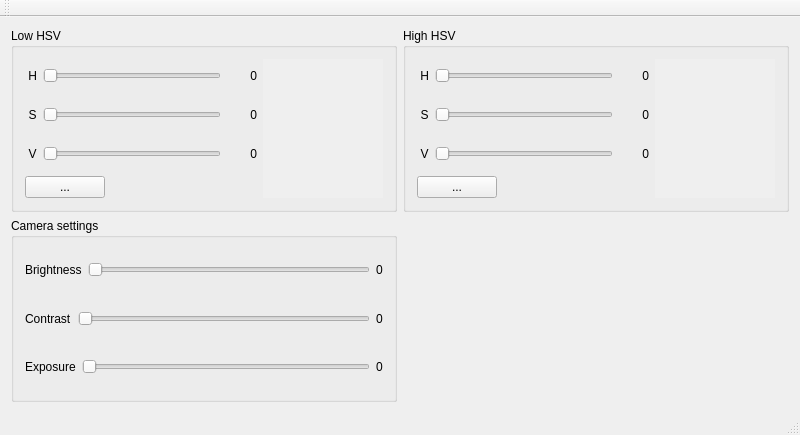
<?xml version="1.0" encoding="UTF-8"?>
<ui version="4.0">
 <class>MainWindow</class>
 <widget class="QMainWindow" name="MainWindow">
  <property name="geometry">
   <rect>
    <x>0</x>
    <y>0</y>
    <width>800</width>
    <height>435</height>
   </rect>
  </property>
  <property name="windowTitle">
   <string>MainWindow</string>
  </property>
  <widget class="QWidget" name="centralWidget">
   <layout class="QGridLayout" name="gridLayout_4">
    <item row="0" column="0">
     <widget class="QGroupBox" name="groupBox">
      <property name="title">
       <string>Low HSV</string>
      </property>
      <layout class="QGridLayout" name="gridLayout">
       <item row="0" column="0">
        <layout class="QHBoxLayout" name="horizontalLayout">
         <item>
          <widget class="QLabel" name="label1">
           <property name="text">
            <string> H</string>
           </property>
           <property name="alignment">
            <set>Qt::AlignCenter</set>
           </property>
          </widget>
         </item>
         <item>
          <widget class="QSlider" name="lowh">
           <property name="layoutDirection">
            <enum>Qt::LeftToRight</enum>
           </property>
           <property name="maximum">
            <number>180</number>
           </property>
           <property name="tracking">
            <bool>true</bool>
           </property>
           <property name="orientation">
            <enum>Qt::Horizontal</enum>
           </property>
           <property name="invertedAppearance">
            <bool>false</bool>
           </property>
          </widget>
         </item>
         <item>
          <widget class="QLabel" name="label">
           <property name="sizePolicy">
            <sizepolicy hsizetype="Minimum" vsizetype="Preferred">
             <horstretch>0</horstretch>
             <verstretch>0</verstretch>
            </sizepolicy>
           </property>
           <property name="minimumSize">
            <size>
             <width>30</width>
             <height>0</height>
            </size>
           </property>
           <property name="baseSize">
            <size>
             <width>30</width>
             <height>0</height>
            </size>
           </property>
           <property name="text">
            <string>0</string>
           </property>
           <property name="alignment">
            <set>Qt::AlignRight|Qt::AlignTrailing|Qt::AlignVCenter</set>
           </property>
          </widget>
         </item>
        </layout>
       </item>
       <item row="0" column="1" rowspan="4">
        <widget class="QWidget" name="displayL" native="true">
         <property name="minimumSize">
          <size>
           <width>120</width>
           <height>80</height>
          </size>
         </property>
         <property name="autoFillBackground">
          <bool>true</bool>
         </property>
        </widget>
       </item>
       <item row="1" column="0">
        <layout class="QHBoxLayout" name="horizontalLayout_3">
         <item>
          <widget class="QLabel" name="lo">
           <property name="text">
            <string> S</string>
           </property>
           <property name="alignment">
            <set>Qt::AlignCenter</set>
           </property>
          </widget>
         </item>
         <item>
          <widget class="QSlider" name="lows">
           <property name="maximum">
            <number>255</number>
           </property>
           <property name="orientation">
            <enum>Qt::Horizontal</enum>
           </property>
          </widget>
         </item>
         <item>
          <widget class="QLabel" name="label_5">
           <property name="sizePolicy">
            <sizepolicy hsizetype="Minimum" vsizetype="Preferred">
             <horstretch>0</horstretch>
             <verstretch>0</verstretch>
            </sizepolicy>
           </property>
           <property name="minimumSize">
            <size>
             <width>30</width>
             <height>0</height>
            </size>
           </property>
           <property name="baseSize">
            <size>
             <width>30</width>
             <height>0</height>
            </size>
           </property>
           <property name="text">
            <string>0</string>
           </property>
           <property name="alignment">
            <set>Qt::AlignRight|Qt::AlignTrailing|Qt::AlignVCenter</set>
           </property>
          </widget>
         </item>
        </layout>
       </item>
       <item row="2" column="0">
        <layout class="QHBoxLayout" name="horizontalLayout_5">
         <item>
          <widget class="QLabel" name="label_10">
           <property name="text">
            <string> V</string>
           </property>
           <property name="alignment">
            <set>Qt::AlignCenter</set>
           </property>
          </widget>
         </item>
         <item>
          <widget class="QSlider" name="lowv">
           <property name="maximum">
            <number>255</number>
           </property>
           <property name="orientation">
            <enum>Qt::Horizontal</enum>
           </property>
          </widget>
         </item>
         <item>
          <widget class="QLabel" name="label_9">
           <property name="sizePolicy">
            <sizepolicy hsizetype="Minimum" vsizetype="Preferred">
             <horstretch>0</horstretch>
             <verstretch>0</verstretch>
            </sizepolicy>
           </property>
           <property name="minimumSize">
            <size>
             <width>30</width>
             <height>0</height>
            </size>
           </property>
           <property name="baseSize">
            <size>
             <width>30</width>
             <height>0</height>
            </size>
           </property>
           <property name="text">
            <string>0</string>
           </property>
           <property name="alignment">
            <set>Qt::AlignRight|Qt::AlignTrailing|Qt::AlignVCenter</set>
           </property>
          </widget>
         </item>
        </layout>
       </item>
       <item row="3" column="0">
        <layout class="QHBoxLayout" name="horizontalLayout_7">
         <item>
          <widget class="QPushButton" name="pushButton">
           <property name="text">
            <string>...</string>
           </property>
          </widget>
         </item>
         <item>
          <spacer name="horizontalSpacer">
           <property name="orientation">
            <enum>Qt::Horizontal</enum>
           </property>
           <property name="sizeHint" stdset="0">
            <size>
             <width>40</width>
             <height>20</height>
            </size>
           </property>
          </spacer>
         </item>
        </layout>
       </item>
      </layout>
     </widget>
    </item>
    <item row="0" column="1">
     <widget class="QGroupBox" name="groupBox_2">
      <property name="title">
       <string>High HSV</string>
      </property>
      <layout class="QGridLayout" name="gridLayout_2">
       <item row="0" column="0">
        <layout class="QHBoxLayout" name="horizontalLayout_2">
         <item>
          <widget class="QLabel" name="label_4">
           <property name="text">
            <string> H</string>
           </property>
           <property name="alignment">
            <set>Qt::AlignCenter</set>
           </property>
          </widget>
         </item>
         <item>
          <widget class="QSlider" name="highh">
           <property name="maximum">
            <number>179</number>
           </property>
           <property name="orientation">
            <enum>Qt::Horizontal</enum>
           </property>
          </widget>
         </item>
         <item>
          <widget class="QLabel" name="label_3">
           <property name="sizePolicy">
            <sizepolicy hsizetype="Minimum" vsizetype="Preferred">
             <horstretch>0</horstretch>
             <verstretch>0</verstretch>
            </sizepolicy>
           </property>
           <property name="minimumSize">
            <size>
             <width>30</width>
             <height>0</height>
            </size>
           </property>
           <property name="baseSize">
            <size>
             <width>30</width>
             <height>0</height>
            </size>
           </property>
           <property name="text">
            <string>0</string>
           </property>
           <property name="alignment">
            <set>Qt::AlignRight|Qt::AlignTrailing|Qt::AlignVCenter</set>
           </property>
          </widget>
         </item>
        </layout>
       </item>
       <item row="0" column="1" rowspan="4">
        <widget class="QWidget" name="displayH" native="true">
         <property name="minimumSize">
          <size>
           <width>120</width>
           <height>80</height>
          </size>
         </property>
         <property name="autoFillBackground">
          <bool>true</bool>
         </property>
        </widget>
       </item>
       <item row="1" column="0">
        <layout class="QHBoxLayout" name="horizontalLayout_4">
         <item>
          <widget class="QLabel" name="label_8">
           <property name="text">
            <string> S</string>
           </property>
           <property name="alignment">
            <set>Qt::AlignCenter</set>
           </property>
          </widget>
         </item>
         <item>
          <widget class="QSlider" name="highs">
           <property name="maximum">
            <number>255</number>
           </property>
           <property name="orientation">
            <enum>Qt::Horizontal</enum>
           </property>
          </widget>
         </item>
         <item>
          <widget class="QLabel" name="label_7">
           <property name="sizePolicy">
            <sizepolicy hsizetype="Minimum" vsizetype="Preferred">
             <horstretch>0</horstretch>
             <verstretch>0</verstretch>
            </sizepolicy>
           </property>
           <property name="minimumSize">
            <size>
             <width>30</width>
             <height>0</height>
            </size>
           </property>
           <property name="baseSize">
            <size>
             <width>30</width>
             <height>0</height>
            </size>
           </property>
           <property name="text">
            <string>0</string>
           </property>
           <property name="alignment">
            <set>Qt::AlignRight|Qt::AlignTrailing|Qt::AlignVCenter</set>
           </property>
          </widget>
         </item>
        </layout>
       </item>
       <item row="2" column="0">
        <layout class="QHBoxLayout" name="horizontalLayout_6">
         <item>
          <widget class="QLabel" name="label_12">
           <property name="text">
            <string> V</string>
           </property>
           <property name="alignment">
            <set>Qt::AlignCenter</set>
           </property>
          </widget>
         </item>
         <item>
          <widget class="QSlider" name="highv">
           <property name="maximum">
            <number>255</number>
           </property>
           <property name="orientation">
            <enum>Qt::Horizontal</enum>
           </property>
          </widget>
         </item>
         <item>
          <widget class="QLabel" name="label_11">
           <property name="sizePolicy">
            <sizepolicy hsizetype="Minimum" vsizetype="Preferred">
             <horstretch>0</horstretch>
             <verstretch>0</verstretch>
            </sizepolicy>
           </property>
           <property name="minimumSize">
            <size>
             <width>30</width>
             <height>0</height>
            </size>
           </property>
           <property name="baseSize">
            <size>
             <width>30</width>
             <height>0</height>
            </size>
           </property>
           <property name="text">
            <string>0</string>
           </property>
           <property name="alignment">
            <set>Qt::AlignRight|Qt::AlignTrailing|Qt::AlignVCenter</set>
           </property>
          </widget>
         </item>
        </layout>
       </item>
       <item row="3" column="0">
        <layout class="QHBoxLayout" name="horizontalLayout_8">
         <item>
          <widget class="QPushButton" name="pushButton_2">
           <property name="text">
            <string>...</string>
           </property>
          </widget>
         </item>
         <item>
          <spacer name="horizontalSpacer_2">
           <property name="orientation">
            <enum>Qt::Horizontal</enum>
           </property>
           <property name="sizeHint" stdset="0">
            <size>
             <width>40</width>
             <height>20</height>
            </size>
           </property>
          </spacer>
         </item>
        </layout>
       </item>
      </layout>
     </widget>
    </item>
    <item row="1" column="0">
     <widget class="QGroupBox" name="groupBox_3">
      <property name="title">
       <string>Camera settings</string>
      </property>
      <layout class="QGridLayout" name="gridLayout_3">
       <item row="0" column="0">
        <layout class="QHBoxLayout" name="horizontalLayout_9">
         <item>
          <widget class="QLabel" name="label_2">
           <property name="text">
            <string>Brightness</string>
           </property>
          </widget>
         </item>
         <item>
          <widget class="QSlider" name="camBrightness">
           <property name="layoutDirection">
            <enum>Qt::LeftToRight</enum>
           </property>
           <property name="maximum">
            <number>180</number>
           </property>
           <property name="tracking">
            <bool>true</bool>
           </property>
           <property name="orientation">
            <enum>Qt::Horizontal</enum>
           </property>
           <property name="invertedAppearance">
            <bool>false</bool>
           </property>
          </widget>
         </item>
         <item>
          <widget class="QLabel" name="label_6">
           <property name="text">
            <string>0</string>
           </property>
          </widget>
         </item>
        </layout>
       </item>
       <item row="1" column="0">
        <layout class="QHBoxLayout" name="horizontalLayout_10">
         <item>
          <widget class="QLabel" name="label_13">
           <property name="text">
            <string>Contrast</string>
           </property>
          </widget>
         </item>
         <item>
          <widget class="QSlider" name="camContrast">
           <property name="layoutDirection">
            <enum>Qt::LeftToRight</enum>
           </property>
           <property name="maximum">
            <number>180</number>
           </property>
           <property name="tracking">
            <bool>true</bool>
           </property>
           <property name="orientation">
            <enum>Qt::Horizontal</enum>
           </property>
           <property name="invertedAppearance">
            <bool>false</bool>
           </property>
          </widget>
         </item>
         <item>
          <widget class="QLabel" name="label_14">
           <property name="text">
            <string>0</string>
           </property>
          </widget>
         </item>
        </layout>
       </item>
       <item row="2" column="0">
        <layout class="QHBoxLayout" name="horizontalLayout_11">
         <item>
          <widget class="QLabel" name="label_15">
           <property name="text">
            <string>Exposure</string>
           </property>
          </widget>
         </item>
         <item>
          <widget class="QSlider" name="camExposure">
           <property name="layoutDirection">
            <enum>Qt::LeftToRight</enum>
           </property>
           <property name="maximum">
            <number>180</number>
           </property>
           <property name="tracking">
            <bool>true</bool>
           </property>
           <property name="orientation">
            <enum>Qt::Horizontal</enum>
           </property>
           <property name="invertedAppearance">
            <bool>false</bool>
           </property>
          </widget>
         </item>
         <item>
          <widget class="QLabel" name="label_16">
           <property name="text">
            <string>0</string>
           </property>
          </widget>
         </item>
        </layout>
       </item>
      </layout>
     </widget>
    </item>
   </layout>
  </widget>
  <widget class="QMenuBar" name="menuBar">
   <property name="geometry">
    <rect>
     <x>0</x>
     <y>0</y>
     <width>800</width>
     <height>22</height>
    </rect>
   </property>
  </widget>
  <widget class="QToolBar" name="mainToolBar">
   <attribute name="toolBarArea">
    <enum>TopToolBarArea</enum>
   </attribute>
   <attribute name="toolBarBreak">
    <bool>false</bool>
   </attribute>
  </widget>
  <widget class="QStatusBar" name="statusBar"/>
 </widget>
 <layoutdefault spacing="6" margin="11"/>
 <resources/>
 <connections>
  <connection>
   <sender>lowh</sender>
   <signal>valueChanged(int)</signal>
   <receiver>label</receiver>
   <slot>setNum(int)</slot>
   <hints>
    <hint type="sourcelabel">
     <x>98</x>
     <y>100</y>
    </hint>
    <hint type="destinationlabel">
     <x>257</x>
     <y>106</y>
    </hint>
   </hints>
  </connection>
  <connection>
   <sender>highh</sender>
   <signal>valueChanged(int)</signal>
   <receiver>label_3</receiver>
   <slot>setNum(int)</slot>
   <hints>
    <hint type="sourcelabel">
     <x>605</x>
     <y>100</y>
    </hint>
    <hint type="destinationlabel">
     <x>651</x>
     <y>106</y>
    </hint>
   </hints>
  </connection>
  <connection>
   <sender>lows</sender>
   <signal>valueChanged(int)</signal>
   <receiver>label_5</receiver>
   <slot>setNum(int)</slot>
   <hints>
    <hint type="sourcelabel">
     <x>221</x>
     <y>135</y>
    </hint>
    <hint type="destinationlabel">
     <x>257</x>
     <y>141</y>
    </hint>
   </hints>
  </connection>
  <connection>
   <sender>highs</sender>
   <signal>valueChanged(int)</signal>
   <receiver>label_7</receiver>
   <slot>setNum(int)</slot>
   <hints>
    <hint type="sourcelabel">
     <x>615</x>
     <y>135</y>
    </hint>
    <hint type="destinationlabel">
     <x>651</x>
     <y>141</y>
    </hint>
   </hints>
  </connection>
  <connection>
   <sender>highv</sender>
   <signal>valueChanged(int)</signal>
   <receiver>label_11</receiver>
   <slot>setNum(int)</slot>
   <hints>
    <hint type="sourcelabel">
     <x>615</x>
     <y>169</y>
    </hint>
    <hint type="destinationlabel">
     <x>651</x>
     <y>175</y>
    </hint>
   </hints>
  </connection>
  <connection>
   <sender>lowh</sender>
   <signal>valueChanged(int)</signal>
   <receiver>MainWindow</receiver>
   <slot>on_lowhChanged(int)</slot>
   <hints>
    <hint type="sourcelabel">
     <x>99</x>
     <y>100</y>
    </hint>
    <hint type="destinationlabel">
     <x>18</x>
     <y>426</y>
    </hint>
   </hints>
  </connection>
  <connection>
   <sender>highh</sender>
   <signal>valueChanged(int)</signal>
   <receiver>MainWindow</receiver>
   <slot>on_highhChanged(int)</slot>
   <hints>
    <hint type="sourcelabel">
     <x>605</x>
     <y>100</y>
    </hint>
    <hint type="destinationlabel">
     <x>121</x>
     <y>380</y>
    </hint>
   </hints>
  </connection>
  <connection>
   <sender>lows</sender>
   <signal>valueChanged(int)</signal>
   <receiver>MainWindow</receiver>
   <slot>on_lowsChanged(int)</slot>
   <hints>
    <hint type="sourcelabel">
     <x>221</x>
     <y>135</y>
    </hint>
    <hint type="destinationlabel">
     <x>223</x>
     <y>434</y>
    </hint>
   </hints>
  </connection>
  <connection>
   <sender>highs</sender>
   <signal>valueChanged(int)</signal>
   <receiver>MainWindow</receiver>
   <slot>on_highsChanged(int)</slot>
   <hints>
    <hint type="sourcelabel">
     <x>615</x>
     <y>135</y>
    </hint>
    <hint type="destinationlabel">
     <x>328</x>
     <y>419</y>
    </hint>
   </hints>
  </connection>
  <connection>
   <sender>highv</sender>
   <signal>valueChanged(int)</signal>
   <receiver>MainWindow</receiver>
   <slot>on_highvChanged(int)</slot>
   <hints>
    <hint type="sourcelabel">
     <x>615</x>
     <y>169</y>
    </hint>
    <hint type="destinationlabel">
     <x>544</x>
     <y>434</y>
    </hint>
   </hints>
  </connection>
  <connection>
   <sender>lowv</sender>
   <signal>valueChanged(int)</signal>
   <receiver>label_9</receiver>
   <slot>setNum(int)</slot>
   <hints>
    <hint type="sourcelabel">
     <x>221</x>
     <y>169</y>
    </hint>
    <hint type="destinationlabel">
     <x>257</x>
     <y>175</y>
    </hint>
   </hints>
  </connection>
  <connection>
   <sender>lowv</sender>
   <signal>valueChanged(int)</signal>
   <receiver>MainWindow</receiver>
   <slot>on_lowvChanged(int)</slot>
   <hints>
    <hint type="sourcelabel">
     <x>221</x>
     <y>169</y>
    </hint>
    <hint type="destinationlabel">
     <x>456</x>
     <y>434</y>
    </hint>
   </hints>
  </connection>
  <connection>
   <sender>camBrightness</sender>
   <signal>valueChanged(int)</signal>
   <receiver>label_6</receiver>
   <slot>setNum(int)</slot>
   <hints>
    <hint type="sourcelabel">
     <x>258</x>
     <y>280</y>
    </hint>
    <hint type="destinationlabel">
     <x>382</x>
     <y>283</y>
    </hint>
   </hints>
  </connection>
 </connections>
 <slots>
  <slot>on_lowhChanged(int)</slot>
  <slot>on_highhChanged(int)</slot>
  <slot>on_lowsChanged(int)</slot>
  <slot>on_highsChanged(int)</slot>
  <slot>on_lowvChanged(int)</slot>
  <slot>on_highvChanged(int)</slot>
 </slots>
</ui>
